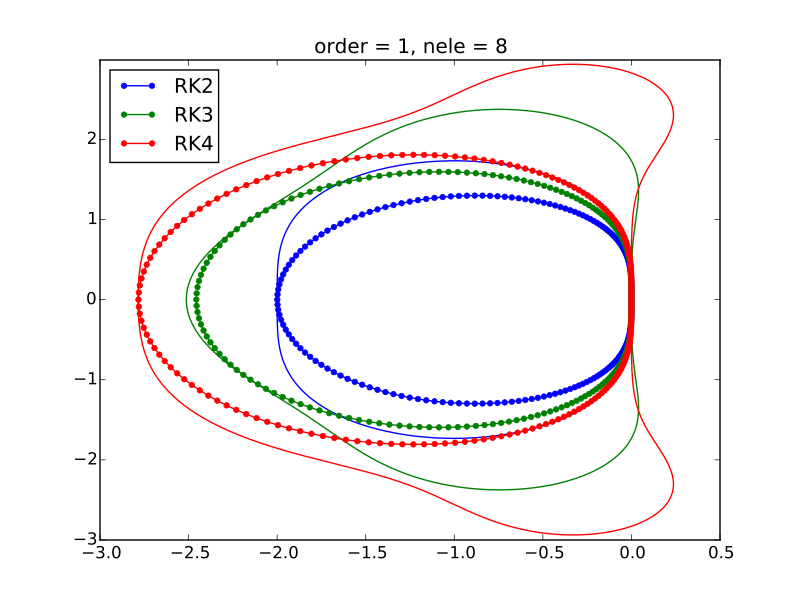

Source code (Python):
#!/usr/bin/env python

import sys
import os
import numpy as np
import matplotlib
matplotlib.use('Agg')
import matplotlib.pyplot as plt
import numpy as np
from matplotlib.backends.backend_pdf import PdfPages
from scipy.spatial import ConvexHull

np.set_printoptions(precision=3)
np.set_printoptions(linewidth=132)

colors =['b', 'g', 'r', 'c', 'm', 'y', 'k' 
        ,'b', 'g', 'r', 'c', 'm', 'y', 'k' 
        ,'b', 'g', 'r', 'c', 'm', 'y', 'k' 
        ,'b', 'g', 'r', 'c', 'm', 'y', 'k' 
        ,'b', 'g', 'r', 'c', 'm', 'y', 'k' 
        ,'b', 'g', 'r', 'c', 'm', 'y', 'k' 
        ,'b', 'g', 'r', 'c', 'm', 'y', 'k' 
        ,'b', 'g', 'r', 'c', 'm', 'y', 'k' 
        ,'b', 'g', 'r', 'c', 'm', 'y', 'k' 
        ,'b', 'g', 'r', 'c', 'm', 'y', 'k' 
        ,'b', 'g', 'r', 'c', 'm', 'y', 'k' 
        ,'b', 'g', 'r', 'c', 'm', 'y', 'k' 
        ,'b', 'g', 'r', 'c', 'm', 'y', 'k' ]
markers=['o','v','^','<','>','1','2','3','4','8','s','p','P','*','h','H','+','x','X','D','d','|','_']

pdfName = 'Figures.pdf'
pp=PdfPages(pdfName)
nele = 8
nk = 100
nrk = 3
orders = range(1,5)
def check_stab():
    if(len(sys.argv) == 1):
        inf = 'input.in'
        outf = 'out_stab.out'

        os.system('make')

        plt.figure()
        for i, order in enumerate(orders):
            fin = open(inf, 'w')
            fin.write('%d %d' % (order, nele))
            fin.close()

            nref = order + 1

            os.system('./advection > out_stab.out')

            real, imag = np.loadtxt(outf, unpack = True, dtype=np.float128,skiprows=0)

            istr = 0
            iend = nref*nk

            pts = np.empty([nref*nk,2],dtype=np.float64)
            print(istr,iend,np.shape(real))
            pts[:,0] = real[istr:iend]
            pts[:,1] = imag[istr:iend]
            hull = ConvexHull(pts)

            plt.plot(pts[hull.vertices, 0], pts[hull.vertices, 1],
                color=colors[i], marker='o', ms = 4, mec=colors[i],mfc=colors[i],label='p=%d'%order)

            plt.legend()
            plt.xlim([-20,0])
    pp.savefig(bbx_inches='tight')
    plt.close()
    pp.close()


def vonNeumann():
    inf = 'input.in'
    outf = 'out_stab.out'

    os.system('make')

    for i, order in enumerate(orders):
        fin = open(inf, 'w')
        fin.write('%d %d' % (order, nele))
        fin.close()

        nref = order + 1

        os.system('./advection > out_stab.out')

        real, imag = np.loadtxt(outf, unpack = True, dtype=np.float128,skiprows=0)

        plt.figure()
        plt.title('order = %d, nele = %d'%(order, nele))
        for irk in range(nrk):
            istr = irk*nref*nk
            iend = (irk+1)*nref*nk

            pts = np.empty([nref*nk,2],dtype=np.float64)
            print(istr,iend,np.shape(real))
            pts[:,0] = real[istr:iend]
            pts[:,1] = imag[istr:iend]
            hull = ConvexHull(pts)

#           plt.plot(real[istr:iend],imag[istr:iend], \
#               linestyle='None', marker='o', ms = 4, mec=colors[irk],mfc=colors[irk],label='RK%d'%(irk+2))
#           plt.plot(real[istr:iend],imag[istr:iend], \
#               linestyle='None', marker='o', ms = 4, mec=colors[irk],mfc=colors[irk])
            plt.plot(pts[hull.vertices, 0], pts[hull.vertices, 1],
                color=colors[irk], marker='o', ms = 4, mec=colors[irk],mfc=colors[irk],
                label='RK%d'%(irk+2))
            plt.xlim([-3,0.5])
            x, y = np.meshgrid(np.arange(-6,6,0.01),np.arange(-3,3,0.01))
            z = x + y*1j
            R = 0.0
            def factorial(n):return reduce(lambda x,y:x*y,[1]+range(1,n+1))
            for i in range(irk+2+1):
                R = R + z**i / factorial(i)
            zlevel = abs(R)
            plt.contour(x,y,zlevel, [1], colors=colors[irk])
#           for simplex in hull.simplices:
#               plt.plot(pts[simplex, 0], pts[simplex, 1],
#                   color=colors[irk], marker='o', ms = 4, mec=colors[irk],mfc=colors[irk])


        plt.legend(loc=2)
        pp.savefig(bbx_inches='tight')
        plt.close()

    pp.close()

vonNeumann()
